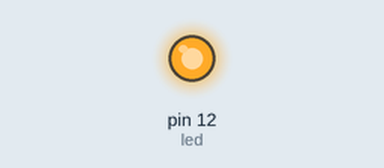
Simulated run of this sketch. Board: Arduino Uno, built with avr-gcc and run on an emulated ATmega328P. Parts: output pins drawn as LEDs (lit = HIGH).

Above: at 0.2 s.
At 13.2 s:
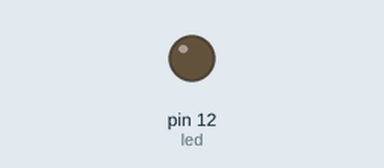
Timing chart, 0 to 19.5 s (numbered marks = the images above):
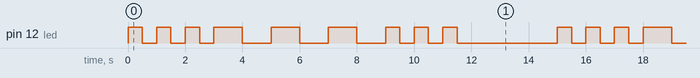

Measured:
- by itself, pin 12 (led): repeats every 15.0 s: 2 × (LOW 0.50 s, HIGH 0.50 s), LOW 0.50 s, 3 × (HIGH 1.0 s, LOW 1.0 s), 2 × (HIGH 0.50 s, LOW 0.50 s), HIGH 0.50 s, LOW 3.5 s, HIGH 0.50 s
- by itself, everything shown: repeats every 15.0 s, in 18 steps

The sketch:

SOS.ino
```cpp
int led =12;
void setup() {
  // put your setup code here, to run once:
  pinMode(led,OUTPUT);

}

void loop() {
  // put your main code here, to run repeatedly:
  dot();dot();dot();
  dash();dash();dash();
  dot();dot();dot();
  delay(3000);

}
void dot()
{
  digitalWrite(led,HIGH);
  delay(500);
  digitalWrite(led,LOW);
  delay(500);
}
void dash()
{
  digitalWrite(led,HIGH);
  delay(1000);
  digitalWrite(led,LOW);
  delay(1000);
}
```
